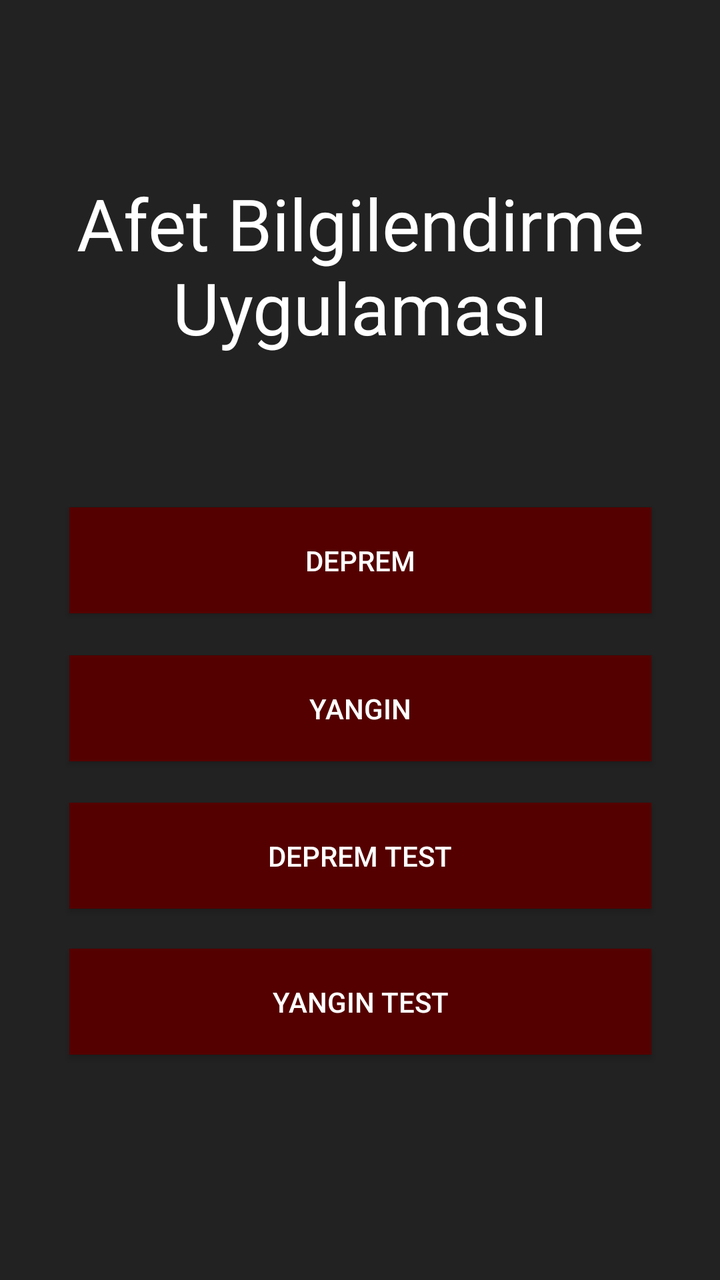
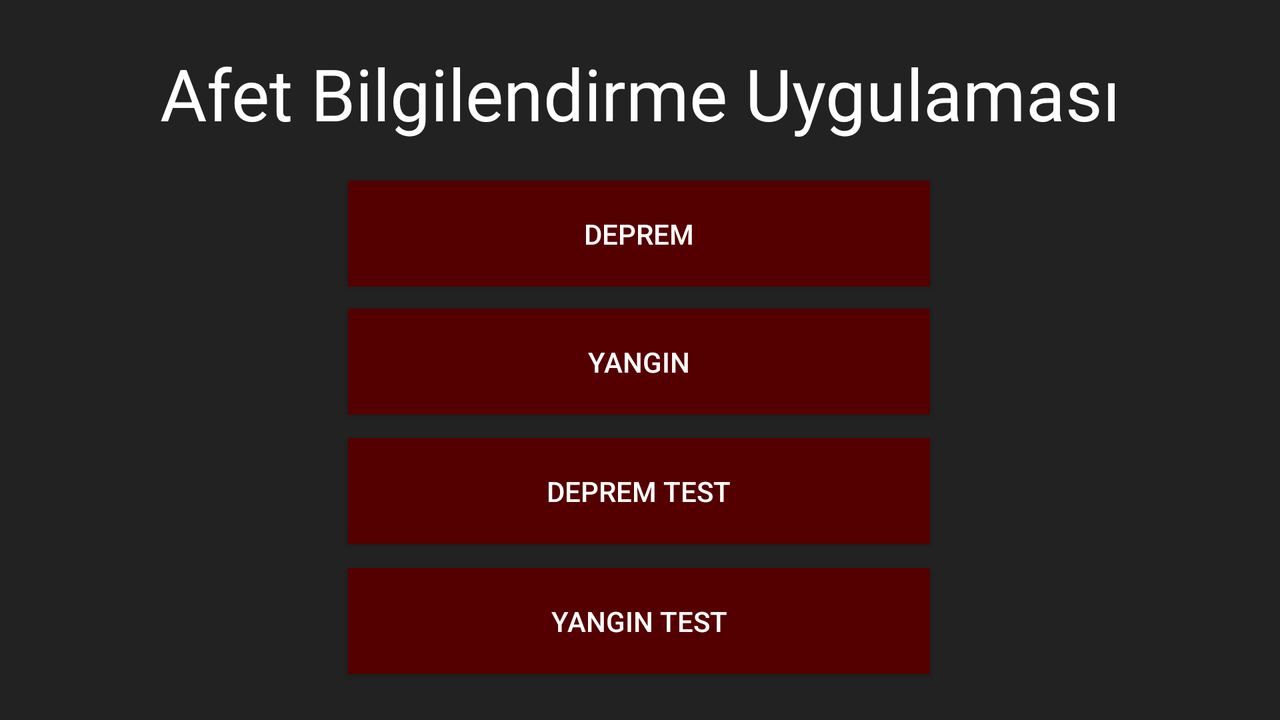

First picture: res/layout/ on a phone held upright. Second picture: the repository's own variant of that layout, on a device whose configuration matches the variant's folder. Source for both follows.
<!-- AndroidManifest.xml: application theme AppTheme -->
<!-- res/layout/activity_main.xml -->
<?xml version="1.0" encoding="utf-8"?>
<androidx.constraintlayout.widget.ConstraintLayout xmlns:android="http://schemas.android.com/apk/res/android"
    xmlns:app="http://schemas.android.com/apk/res-auto"
    xmlns:tools="http://schemas.android.com/tools"
    android:layout_width="match_parent"
    android:layout_height="match_parent"
    android:background="#222222"
    tools:context="com.example.afetBilgilendirme.main.MainActivity">

    <TextView
        android:id="@+id/title"
        android:layout_width="0dp"
        android:layout_height="wrap_content"
        android:gravity="center_horizontal|center_vertical"
        android:text="Afet Bilgilendirme Uygulaması"
        android:textAlignment="center"
        android:textColor="#FFFFFF"
        android:textSize="36sp"
        app:layout_constraintBottom_toTopOf="@+id/depremButton"
        app:layout_constraintEnd_toEndOf="parent"
        app:layout_constraintHorizontal_bias="0.595"
        app:layout_constraintStart_toStartOf="parent"
        app:layout_constraintTop_toTopOf="parent"
        app:layout_constraintVertical_bias="0.535" />

    <Button
        android:id="@+id/depremButton"
        android:layout_width="291dp"
        android:layout_height="53dp"
        android:background="#540000"
        android:text="Deprem"
        android:textAlignment="center"
        android:textColor="@android:color/white"
        app:layout_constraintBottom_toBottomOf="parent"
        app:layout_constraintEnd_toEndOf="parent"
        app:layout_constraintHorizontal_bias="0.500"
        app:layout_constraintStart_toStartOf="parent"
        app:layout_constraintTop_toTopOf="parent"
        app:layout_constraintVertical_bias="0.432" />

    <Button
        android:id="@+id/depremTestButton"
        android:layout_width="291dp"
        android:layout_height="53dp"
        android:background="#540000"
        android:text="Deprem Test"
        android:textColor="@android:color/white"
        app:layout_constraintBottom_toBottomOf="parent"
        app:layout_constraintEnd_toEndOf="parent"
        app:layout_constraintHorizontal_bias="0.500"
        app:layout_constraintStart_toStartOf="parent"
        app:layout_constraintTop_toBottomOf="@+id/yanginButton"
        app:layout_constraintVertical_bias="0.100" />

    <Button
        android:id="@+id/yanginTestButton"
        android:layout_width="291dp"
        android:layout_height="53dp"
        android:background="#540000"
        android:text="Yangın Test"
        android:textColor="@android:color/white"
        app:layout_constraintBottom_toBottomOf="parent"
        app:layout_constraintEnd_toEndOf="parent"
        app:layout_constraintHorizontal_bias="0.500"
        app:layout_constraintStart_toStartOf="parent"
        app:layout_constraintTop_toBottomOf="@+id/depremTestButton"
        app:layout_constraintVertical_bias="0.150" />

    <Button
        android:id="@+id/yanginButton"
        android:layout_width="291dp"
        android:layout_height="53dp"
        android:background="#540000"
        android:text="Yangın"
        android:textAlignment="center"
        android:textColor="@android:color/white"
        app:layout_constraintBottom_toBottomOf="parent"
        app:layout_constraintEnd_toEndOf="parent"
        app:layout_constraintHorizontal_bias="0.500"
        app:layout_constraintStart_toStartOf="parent"
        app:layout_constraintTop_toBottomOf="@+id/depremButton"
        app:layout_constraintVertical_bias="0.075" />

</androidx.constraintlayout.widget.ConstraintLayout>
<!-- resources referenced by this layout -->
<resources>
  <style name="AppTheme" parent="Theme.AppCompat.Light.DarkActionBar">
          
          <item name="android:statusBarColor">#540000</item>
          <item name="colorPrimary">@color/colorPrimary</item>
          <item name="colorPrimaryDark">@color/colorPrimaryDark</item>
          <item name="colorAccent">@color/colorAccent</item>
      </style>
</resources>
<!-- res/layout-land/activity_main.xml (the repository's variant of the layout above) -->
<!-- drawn on the phone turned sideways -->
<?xml version="1.0" encoding="utf-8"?>
<androidx.constraintlayout.widget.ConstraintLayout
    xmlns:android="http://schemas.android.com/apk/res/android"
    xmlns:app="http://schemas.android.com/apk/res-auto"
    xmlns:tools="http://schemas.android.com/tools"
    android:layout_width="match_parent"
    android:layout_height="match_parent"
    android:background="#222222"
    tools:context="com.example.afetBilgilendirme.main.MainActivity">

    <Button
        android:id="@+id/depremButton"
        android:layout_width="291dp"
        android:layout_height="53dp"
        android:background="#540000"
        android:text="Deprem"
        android:textColor="@android:color/white"
        app:layout_constraintBottom_toBottomOf="parent"
        app:layout_constraintEnd_toEndOf="parent"
        app:layout_constraintHorizontal_bias="0.499"
        app:layout_constraintStart_toStartOf="parent"
        app:layout_constraintTop_toTopOf="parent"
        app:layout_constraintVertical_bias="0.294" />

    <Button
        android:id="@+id/depremTestButton"
        android:layout_width="291dp"
        android:layout_height="53dp"
        android:background="#540000"
        android:text="Deprem Test"
        android:textColor="@android:color/white"
        app:layout_constraintBottom_toBottomOf="parent"
        app:layout_constraintEnd_toEndOf="parent"
        app:layout_constraintHorizontal_bias="0.499"
        app:layout_constraintStart_toStartOf="parent"
        app:layout_constraintTop_toBottomOf="@+id/yanginButton"
        app:layout_constraintVertical_bias="0.118" />

    <Button
        android:id="@+id/yanginTestButton"
        android:layout_width="291dp"
        android:layout_height="53dp"
        android:background="#540000"
        android:text="Yangın Test"
        android:textColor="@android:color/white"
        app:layout_constraintBottom_toBottomOf="parent"
        app:layout_constraintEnd_toEndOf="parent"
        app:layout_constraintHorizontal_bias="0.499"
        app:layout_constraintStart_toStartOf="parent"
        app:layout_constraintTop_toBottomOf="@+id/depremTestButton"
        app:layout_constraintVertical_bias="0.34" />

    <Button
        android:id="@+id/yanginButton"
        android:layout_width="291dp"
        android:layout_height="53dp"
        android:background="#540000"
        android:text="Yangın"
        android:textColor="@android:color/white"
        app:layout_constraintBottom_toBottomOf="parent"
        app:layout_constraintEnd_toEndOf="parent"
        app:layout_constraintHorizontal_bias="0.499"
        app:layout_constraintStart_toStartOf="parent"
        app:layout_constraintTop_toBottomOf="@+id/depremButton"
        app:layout_constraintVertical_bias="0.068" />

    <TextView
        android:id="@+id/title"
        android:layout_width="0dp"
        android:layout_height="wrap_content"
        android:text="Afet Bilgilendirme Uygulaması"
        android:textAlignment="center"
        android:textColor="#FFFFFF"
        android:textSize="36sp"
        app:layout_constraintBottom_toTopOf="@+id/depremButton"
        app:layout_constraintEnd_toEndOf="parent"
        app:layout_constraintHorizontal_bias="0.595"
        app:layout_constraintStart_toStartOf="parent"
        app:layout_constraintTop_toTopOf="parent"
        app:layout_constraintVertical_bias="0.535" />

</androidx.constraintlayout.widget.ConstraintLayout>
